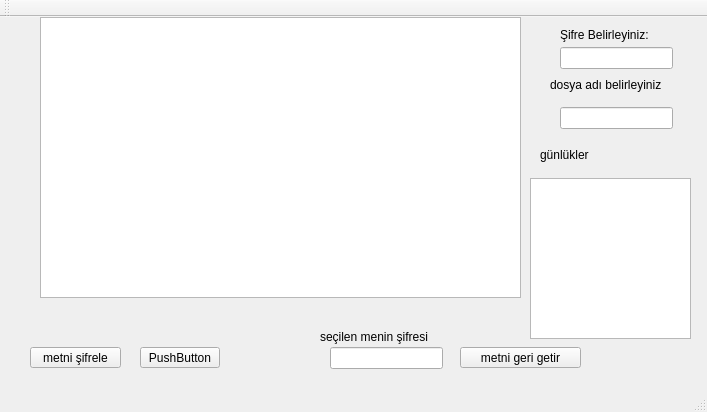
<?xml version="1.0" encoding="UTF-8"?>
<ui version="4.0">
 <class>MainWindow</class>
 <widget class="QMainWindow" name="MainWindow">
  <property name="geometry">
   <rect>
    <x>0</x>
    <y>0</y>
    <width>707</width>
    <height>412</height>
   </rect>
  </property>
  <property name="windowTitle">
   <string>MainWindow</string>
  </property>
  <widget class="QWidget" name="centralWidget">
   <widget class="QPlainTextEdit" name="plainTextEdit">
    <property name="geometry">
     <rect>
      <x>40</x>
      <y>0</y>
      <width>481</width>
      <height>281</height>
     </rect>
    </property>
   </widget>
   <widget class="QListWidget" name="listWidget">
    <property name="geometry">
     <rect>
      <x>530</x>
      <y>161</y>
      <width>161</width>
      <height>161</height>
     </rect>
    </property>
   </widget>
   <widget class="QPushButton" name="pushButton">
    <property name="geometry">
     <rect>
      <x>30</x>
      <y>330</y>
      <width>91</width>
      <height>21</height>
     </rect>
    </property>
    <property name="text">
     <string>metni şifrele</string>
    </property>
   </widget>
   <widget class="QLineEdit" name="lineEdit">
    <property name="geometry">
     <rect>
      <x>560</x>
      <y>30</y>
      <width>113</width>
      <height>22</height>
     </rect>
    </property>
    <property name="inputMethodHints">
     <set>Qt::ImhHiddenText</set>
    </property>
    <property name="text">
     <string/>
    </property>
   </widget>
   <widget class="QPushButton" name="pushButton_2">
    <property name="geometry">
     <rect>
      <x>140</x>
      <y>330</y>
      <width>80</width>
      <height>21</height>
     </rect>
    </property>
    <property name="text">
     <string>PushButton</string>
    </property>
   </widget>
   <widget class="QPushButton" name="pushButton_3">
    <property name="geometry">
     <rect>
      <x>460</x>
      <y>330</y>
      <width>121</width>
      <height>21</height>
     </rect>
    </property>
    <property name="text">
     <string>metni geri getir</string>
    </property>
   </widget>
   <widget class="QLabel" name="label">
    <property name="geometry">
     <rect>
      <x>560</x>
      <y>10</y>
      <width>101</width>
      <height>16</height>
     </rect>
    </property>
    <property name="text">
     <string>Şifre Belirleyiniz:</string>
    </property>
   </widget>
   <widget class="QLabel" name="label_2">
    <property name="geometry">
     <rect>
      <x>550</x>
      <y>60</y>
      <width>131</width>
      <height>16</height>
     </rect>
    </property>
    <property name="text">
     <string>dosya adı belirleyiniz </string>
    </property>
   </widget>
   <widget class="QLineEdit" name="dosya_Adi">
    <property name="geometry">
     <rect>
      <x>560</x>
      <y>90</y>
      <width>113</width>
      <height>22</height>
     </rect>
    </property>
   </widget>
   <widget class="QLabel" name="label_3">
    <property name="geometry">
     <rect>
      <x>320</x>
      <y>310</y>
      <width>141</width>
      <height>20</height>
     </rect>
    </property>
    <property name="text">
     <string>seçilen menin şifresi</string>
    </property>
   </widget>
   <widget class="QLineEdit" name="lineEdit_3">
    <property name="geometry">
     <rect>
      <x>330</x>
      <y>330</y>
      <width>113</width>
      <height>22</height>
     </rect>
    </property>
   </widget>
   <widget class="QLabel" name="label_4">
    <property name="geometry">
     <rect>
      <x>540</x>
      <y>130</y>
      <width>141</width>
      <height>16</height>
     </rect>
    </property>
    <property name="text">
     <string>günlükler</string>
    </property>
   </widget>
  </widget>
  <widget class="QMenuBar" name="menuBar">
   <property name="geometry">
    <rect>
     <x>0</x>
     <y>0</y>
     <width>707</width>
     <height>19</height>
    </rect>
   </property>
  </widget>
  <widget class="QToolBar" name="mainToolBar">
   <attribute name="toolBarArea">
    <enum>TopToolBarArea</enum>
   </attribute>
   <attribute name="toolBarBreak">
    <bool>false</bool>
   </attribute>
  </widget>
  <widget class="QStatusBar" name="statusBar"/>
 </widget>
 <layoutdefault spacing="6" margin="11"/>
 <resources/>
 <connections/>
</ui>
